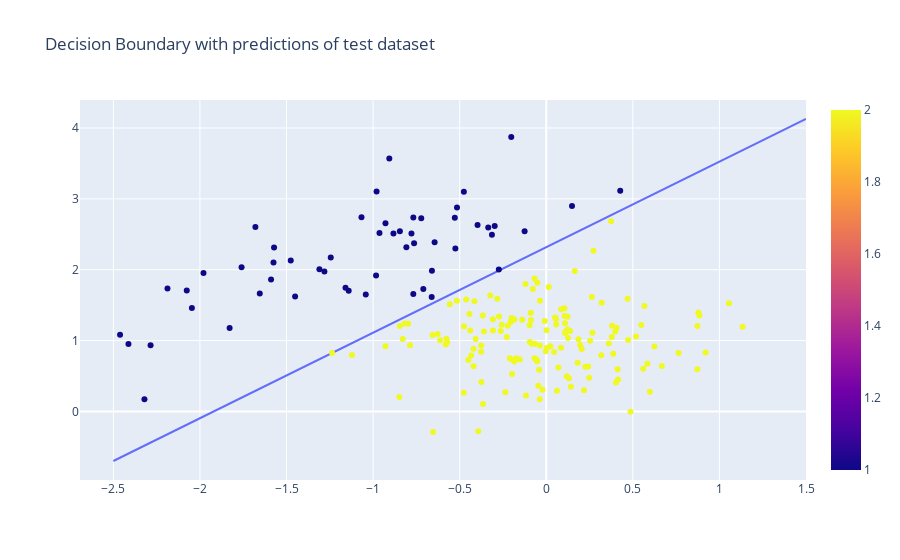

Notebook code cell kept with this figure:
### Code cell
fig2_test = px.scatter(pd.DataFrame(dict(prediction=2-t_test_pred, x1 = synth_test[:,1], x2 = synth_test[:,2])),x='x1', y='x2', color='prediction')
fig_boundary_test = go.Figure(data = fig1.data + fig2_test.data)
fig_boundary_test.update_layout(dict(title='Decision Boundary with predictions of test dataset'))
fig_boundary_test.show()

### Figure 1 — Plotly figure (JSON) as saved in the notebook; plotly's stock layout.template omitted (floating-point values rounded to 4 significant figures; data arrays with more than 128 entries replaced by an {"elided": "..."} marker saying what was removed)
{"data": [{"hovertemplate": "x1=%{x}<br>x2=%{y}<extra></extra>", "legendgroup": "", "line": {"color": "#636efa", "dash": "solid"}, "marker": {"symbol": "circle"}, "mode": "lines", "name": "", "orientation": "v", "showlegend": false, "type": "scatter", "x": [-2.5, -2.056, -1.611, -1.167, -0.7222, -0.2778, 0.1667, 0.6111, 1.056, 1.5], "xaxis": "x", "y": [-0.6994, -0.1631, 0.3732, 0.9095, 1.446, 1.982, 2.518, 3.055, 3.591, 4.127], "yaxis": "y"}, {"hovertemplate": "x1=%{x}<br>x2=%{y}<br>prediction=%{marker.color}<extra></extra>", "legendgroup": "", "marker": {"color": {"elided": "200 int values"}, "coloraxis": "coloraxis", "symbol": "circle"}, "mode": "markers", "name": "", "orientation": "v", "showlegend": false, "type": "scatter", "x": {"elided": "200 float values"}, "xaxis": "x", "y": {"elided": "200 float values"}, "yaxis": "y"}], "layout": {"title": {"text": "Decision Boundary with predictions of test dataset"}}}
